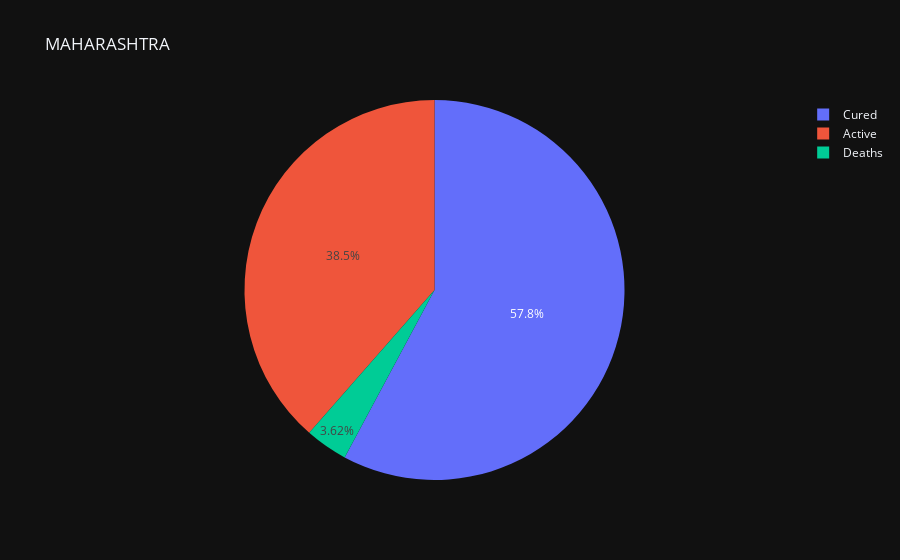

The notebook cell saved with this chart:
### Code cell
MH_last = df.loc[df['State/UnionTerritory'] == 'Maharashtra'].tail(1)

values = [MH_last.Active.values[0], MH_last.Cured.values[0], MH_last.Deaths.values[0]]
names = ['Active', 'Cured', 'Deaths']
px.pie(values=values, names = names,template = 'plotly_dark', title='MAHARASHTRA')

### Figure 1 — Plotly figure (JSON) as saved in the notebook; plotly's stock layout.template omitted (floating-point values rounded to 4 significant figures)
{"data": [{"domain": {"x": [0, 1], "y": [0, 1]}, "hovertemplate": "label=%{label}<br>value=%{value}<extra></extra>", "labels": ["Active", "Cured", "Deaths"], "legendgroup": "", "name": "", "showlegend": true, "type": "pie", "values": [147896, 221944, 13883]}], "layout": {"legend": {"tracegroupgap": 0}, "title": {"text": "MAHARASHTRA"}}}
